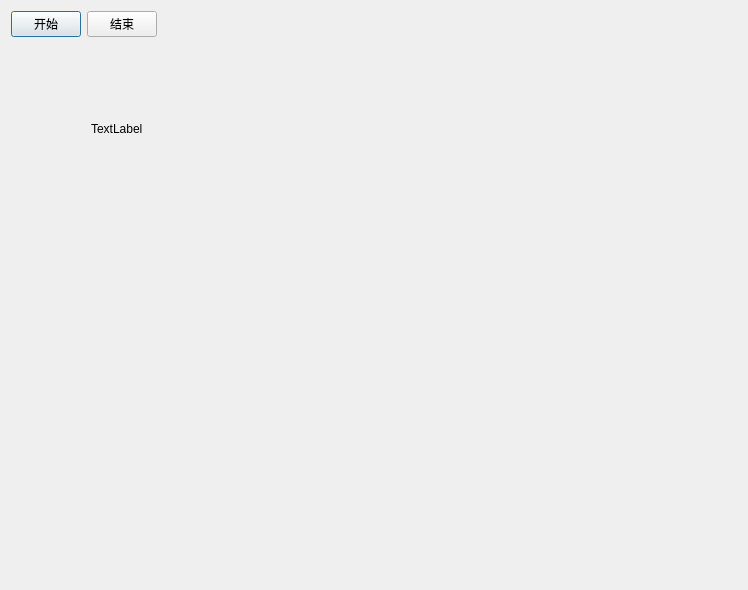
<?xml version="1.0" encoding="UTF-8"?>
<ui version="4.0">
 <class>Dialog</class>
 <widget class="QDialog" name="Dialog">
  <property name="geometry">
   <rect>
    <x>0</x>
    <y>0</y>
    <width>748</width>
    <height>590</height>
   </rect>
  </property>
  <property name="windowTitle">
   <string>Dialog</string>
  </property>
  <layout class="QVBoxLayout" name="verticalLayout">
   <item>
    <layout class="QHBoxLayout" name="horizontalLayout">
     <item>
      <widget class="QPushButton" name="startBtn">
       <property name="maximumSize">
        <size>
         <width>70</width>
         <height>16777215</height>
        </size>
       </property>
       <property name="text">
        <string>开始</string>
       </property>
      </widget>
     </item>
     <item>
      <widget class="QPushButton" name="endBtn">
       <property name="maximumSize">
        <size>
         <width>70</width>
         <height>16777215</height>
        </size>
       </property>
       <property name="text">
        <string>结束</string>
       </property>
      </widget>
     </item>
     <item>
      <spacer name="horizontalSpacer">
       <property name="orientation">
        <enum>Qt::Horizontal</enum>
       </property>
       <property name="sizeHint" stdset="0">
        <size>
         <width>40</width>
         <height>20</height>
        </size>
       </property>
      </spacer>
     </item>
    </layout>
   </item>
   <item>
    <widget class="QWidget" name="mainWidget" native="true">
     <property name="sizePolicy">
      <sizepolicy hsizetype="Preferred" vsizetype="Expanding">
       <horstretch>0</horstretch>
       <verstretch>0</verstretch>
      </sizepolicy>
     </property>
     <widget class="QLabel" name="label">
      <property name="geometry">
       <rect>
        <x>80</x>
        <y>80</y>
        <width>54</width>
        <height>12</height>
       </rect>
      </property>
      <property name="text">
       <string>TextLabel</string>
      </property>
     </widget>
    </widget>
   </item>
  </layout>
 </widget>
 <layoutdefault spacing="6" margin="11"/>
 <resources/>
 <connections/>
</ui>
